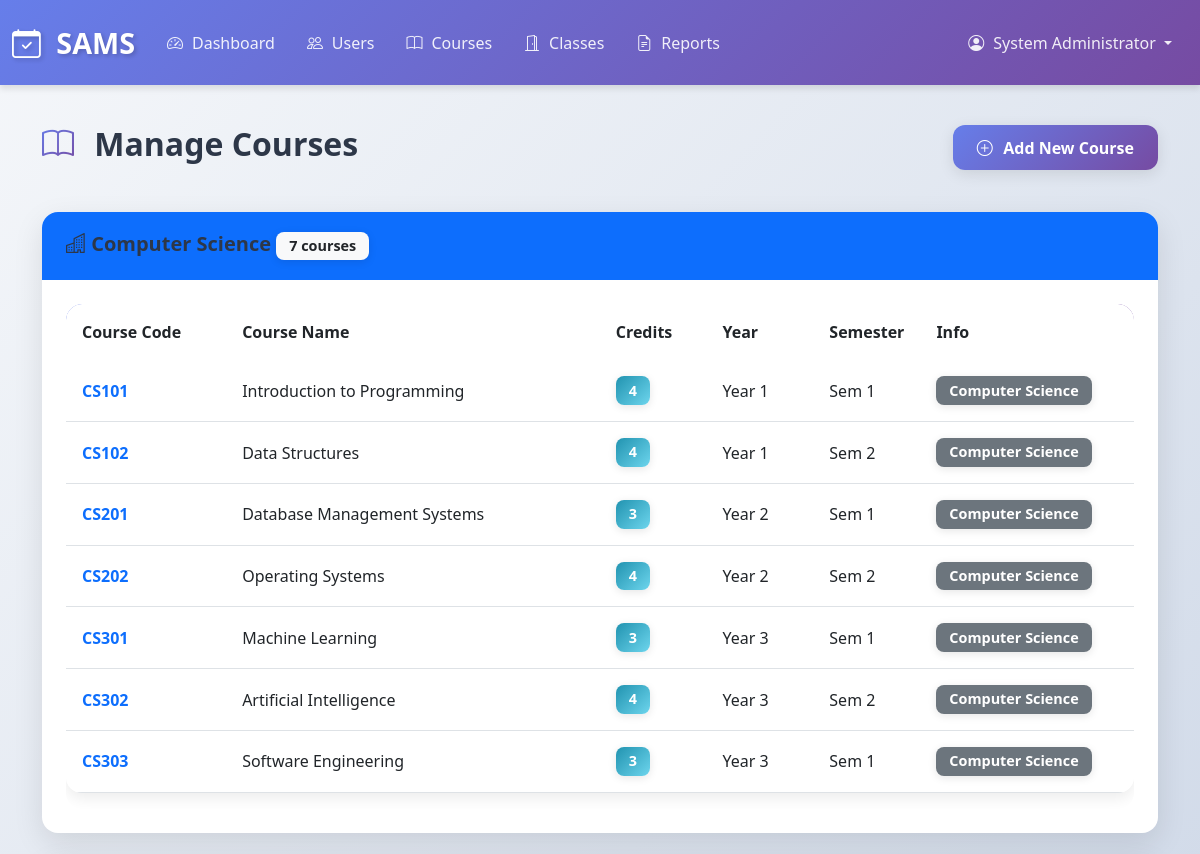
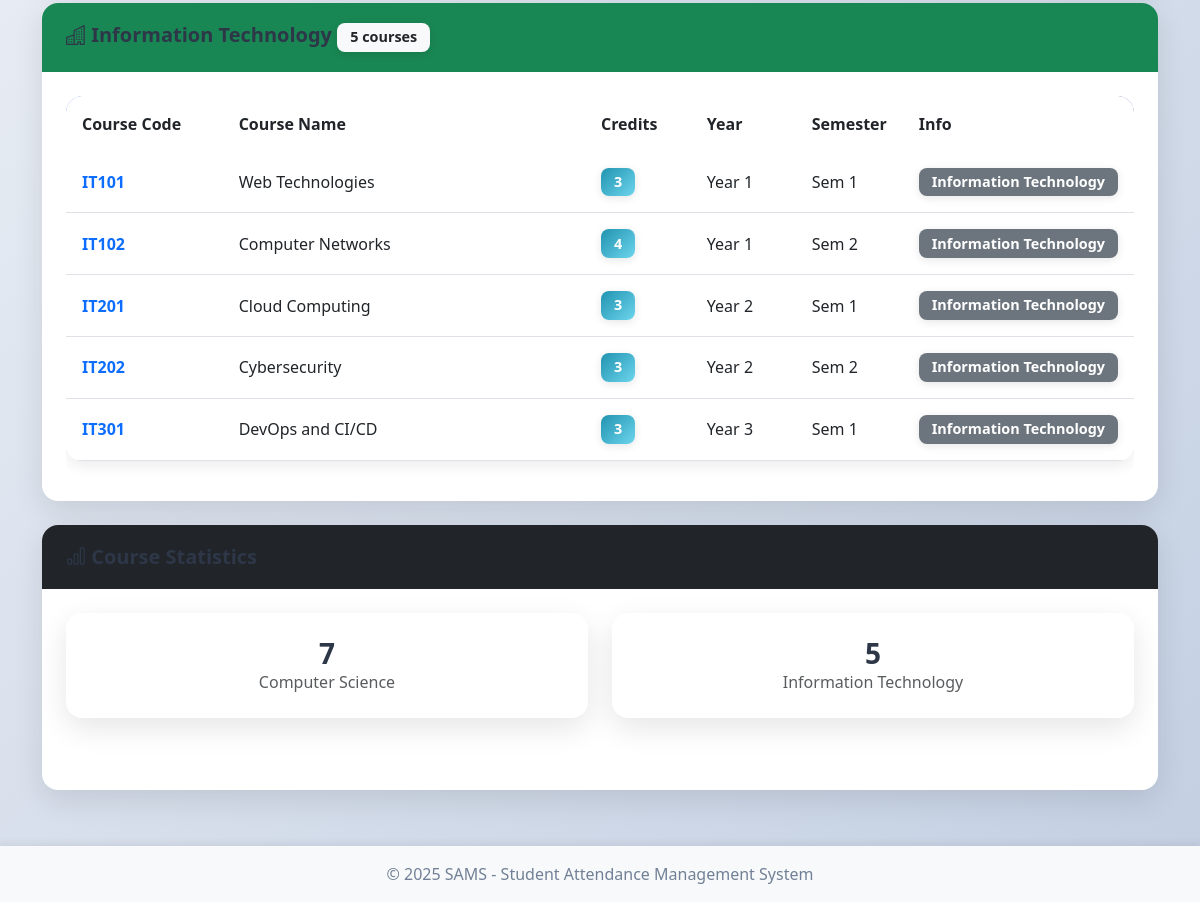
Screenshot of /admin/courses (signed in) with the database file from the repository (2 pictures, top to bottom).
### app.py (models this page shows)
class User(db.Model):
    __tablename__ = 'users'
    id = db.Column(db.Integer, primary_key=True)
    username = db.Column(db.String(80), unique=True, nullable=False)
    email = db.Column(db.String(120), unique=True, nullable=False)
    password_hash = db.Column(db.String(200), nullable=False)
    role = db.Column(db.String(20), nullable=False)
    full_name = db.Column(db.String(100), nullable=False)
    created_at = db.Column(db.DateTime, default=datetime.utcnow)
    is_active = db.Column(db.Boolean, default=True)

class Course(db.Model):
    __tablename__ = 'courses'
    id = db.Column(db.Integer, primary_key=True)
    course_code = db.Column(db.String(20), unique=True, nullable=False)
    course_name = db.Column(db.String(100), nullable=False)
    department = db.Column(db.String(100))
    credits = db.Column(db.Integer)
    year = db.Column(db.Integer)
    semester = db.Column(db.Integer)

### app.py (the view)
@app.route('/admin/courses')
@role_required('admin')
def admin_courses():
    courses_by_dept = {}
    courses = Course.query.all()
    for course in courses:
        if course.department not in courses_by_dept:
            courses_by_dept[course.department] = []
        courses_by_dept[course.department].append(course)
    return render_template('admin/courses.html', courses_by_dept=courses_by_dept)

### app.py (called while the page is built)
@app.before_request
def check_session_timeout():
    if 'user_id' in session:
        session.permanent = True
        last_activity = session.get('last_activity')
        if last_activity:
            last_activity_time = datetime.fromisoformat(last_activity)
            if datetime.now() - last_activity_time > timedelta(minutes=30):
                session.clear()
                flash('Your session has expired. Please log in again.', 'warning')
                return redirect(url_for('login'))
        session['last_activity'] = datetime.now().isoformat()

def role_required(*roles):
    def decorator(f):
        @wraps(f)
        def decorated_function(*args, **kwargs):
            if 'user_id' not in session:
                flash('Please log in to access this page.', 'warning')
                return redirect(url_for('login'))
            user = User.query.get(session['user_id'])
            if not user:
                session.clear()
                flash('Your session is invalid. Please log in again.', 'warning')
                return redirect(url_for('login'))
            if user.role not in roles:
                flash('You do not have permission to access this page.', 'danger')
                return redirect(url_for('dashboard'))
            return f(*args, **kwargs)
        return decorated_function
    return decorator

### templates/admin/courses.html (shortened to what this page needs)
{% extends "base.html" %}
{% block content %}
<div class="row mb-4">
    <div class="col-md-6">
        <h2><i class="bi bi-book"></i> Manage Courses</h2>
    </div>
    <div class="col-md-6 text-end">
        <a href="{{ url_for('admin_add_course') }}" class="btn btn-primary">
            <i class="bi bi-plus-circle"></i> Add New Course
        </a>
    </div>
</div>
{% for department, courses in courses_by_dept.items() %}
<div class="card mb-4">
    <div class="card-header {% if department == 'Computer Science' %}bg-primary{% else %}bg-success{% endif %} text-white">
        <h5 class="mb-0">
            <i class="bi bi-buildings"></i> {{ department }}
            <span class="badge bg-light text-dark">{{ courses|length }} courses</span>
        </h5>
    </div>
    <div class="card-body">
        <div class="table-responsive">
            <table class="table table-hover">
                <thead>
                    <tr>
                        <th width="15%">Course Code</th>
                        <th width="35%">Course Name</th>
                        <th width="10%">Credits</th>
                        <th width="10%">Year</th>
                        <th width="10%">Semester</th>
                        <th width="20%">Info</th>
                    </tr>
                </thead>
                <tbody>
                    {% for course in courses %}
                    <tr>
                        <td><strong class="text-primary">{{ course.course_code }}</strong></td>
                        <td>{{ course.course_name }}</td>
                        <td><span class="badge bg-info">{{ course.credits }}</span></td>
                        <td>Year {{ course.year }}</td>
                        <td>Sem {{ course.semester }}</td>
                        <td>
                            <span class="badge bg-secondary">{{ department }}</span>
                        </td>
                    </tr>
                    {% endfor %}
                </tbody>
            </table>
        </div>
    </div>
</div>
{% endfor %}
<div class="card">
    <div class="card-header bg-dark text-white">
        <h5 class="mb-0"><i class="bi bi-bar-chart"></i> Course Statistics</h5>
    </div>
    <div class="card-body">
        <div class="row text-center">
            {% for department, courses in courses_by_dept.items() %}
            <div class="col-md-6 mb-3">
                <div class="card">
                    <div class="card-body">
                        <h3 class="mb-0">{{ courses|length }}</h3>
                        <p class="text-muted mb-0">{{ department }}</p>
                    </div>
                </div>
            </div>
            {% endfor %}
        </div>
    </div>
</div>
{% endblock %}

### templates/base.html (shortened to what this page needs)
<!DOCTYPE html>
<html lang="en">
<head>
    <link href="https://cdn.jsdelivr.net/npm/bootstrap@5.3.0/dist/css/bootstrap.min.css" rel="stylesheet">
    <link rel="stylesheet" href="https://cdn.jsdelivr.net/npm/bootstrap-icons@1.10.0/font/bootstrap-icons.css">
    <link rel="stylesheet" href="{{ url_for('static', filename='css/style.css') }}">
</head>
<body>
    {% if session.user_id %}
    <nav class="navbar navbar-expand-lg navbar-dark bg-primary">
        <div class="container-fluid">
            <a class="navbar-brand" href="{{ url_for('dashboard') }}">
                <i class="bi bi-calendar-check"></i> SAMS
            </a>
            <div class="collapse navbar-collapse" id="navbarNav">
                <ul class="navbar-nav me-auto">
                    {% if session.role == 'admin' %}
                    <li class="nav-item">
                        <a class="nav-link" href="{{ url_for('admin_dashboard') }}">
                            <i class="bi bi-speedometer2"></i> Dashboard
                        </a>
                    </li>
                    <li class="nav-item">
                        <a class="nav-link" href="{{ url_for('admin_users') }}">
                            <i class="bi bi-people"></i> Users
                        </a>
                    </li>
                    <li class="nav-item">
                        <a class="nav-link" href="{{ url_for('admin_courses') }}">
                            <i class="bi bi-book"></i> Courses
                        </a>
                    </li>
                    <li class="nav-item">
                        <a class="nav-link" href="{{ url_for('admin_classes') }}">
                            <i class="bi bi-door-open"></i> Classes
                        </a>
                    </li>
                    <li class="nav-item">
                        <a class="nav-link" href="{{ url_for('admin_reports') }}">
                            <i class="bi bi-file-earmark-text"></i> Reports
                        </a>
                    </li>
                    {% endif %}
                </ul>
                <ul class="navbar-nav">
                    <li class="nav-item dropdown">
                        <a class="nav-link dropdown-toggle" href="#" id="navbarDropdown" role="button" data-bs-toggle="dropdown">
                            <i class="bi bi-person-circle"></i> {{ session.full_name }}
                        </a>
                    </li>
                </ul>
            </div>
        </div>
    </nav>
    {% endif %}
    <main class="container my-4">
        {% block content %}{% endblock %}
    </main>
    <footer class="footer mt-auto py-3 bg-light">
        <div class="container text-center">
            <span class="text-muted">© 2025 SAMS - Student Attendance Management System</span>
        </div>
    </footer>
</body>
</html>

### static/css/style.css (style rules this page uses)
:root { --primary-gradient: linear-gradient(135deg, #667eea 0%, #764ba2 100%); --success-gradient: linear-gradient(135deg, #11998e 0%, #38ef7d 100%); --info-gradient: linear-gradient(135deg, #2193b0 0%, #6dd5ed 100%); --warning-gradient: linear-gradient(135deg, #f093fb 0%, #f5576c 100%); --danger-gradient: linear-gradient(135deg, #fa709a 0%, #fee140 100%); --dark-gradient: linear-gradient(135deg, #434343 0%, #000000 100%); }
* { margin: 0; padding: 0; box-sizing: border-box; }
body { background: linear-gradient(135deg, #f5f7fa 0%, #c3cfe2 100%); min-height: 100vh; display: flex; flex-direction: column; font-family: 'Segoe UI', Tahoma, Geneva, Verdana, sans-serif; color: #2d3748; }
main { flex: 1; }
.navbar { background: var(--primary-gradient) !important; box-shadow: 0 4px 6px rgba(0,0,0,0.1); padding: 1rem 0; }
.navbar-brand { font-weight: 700; font-size: 1.8rem; color: white !important; text-shadow: 2px 2px 4px rgba(0,0,0,0.2); transition: transform 0.3s ease; }
.navbar-brand i { margin-right: 0.5rem; animation: pulse 2s infinite; }
.nav-link { color: rgba(255,255,255,0.9) !important; font-weight: 500; transition: all 0.3s ease; padding: 0.5rem 1rem !important; border-radius: 0.5rem; }
.nav-link i { margin-right: 0.3rem; }
.card { border: none; border-radius: 1rem; box-shadow: 0 10px 30px rgba(0,0,0,0.1); margin-bottom: 2rem; transition: all 0.3s ease; overflow: hidden; }
.card-header { font-weight: 600; font-size: 1.1rem; border-bottom: none; padding: 1.25rem 1.5rem; }
.card-body { padding: 1.5rem; }
.btn { border-radius: 0.75rem; padding: 0.65rem 1.5rem; font-weight: 600; transition: all 0.3s ease; border: none; box-shadow: 0 4px 15px rgba(0,0,0,0.1); }
.btn-primary { background: var(--primary-gradient); }
.btn i { margin-right: 0.4rem; }
.table { background-color: white; border-radius: 1rem; overflow: hidden; box-shadow: 0 5px 15px rgba(0,0,0,0.08); }
.table thead { background: var(--primary-gradient); color: white; }
.table thead th { border: none; padding: 1rem; font-weight: 600; }
.table tbody tr { transition: all 0.3s ease; }
.table tbody td { vertical-align: middle; padding: 1rem; }
.table-responsive { border-radius: 1rem; overflow-x: auto; }
.badge { font-size: 0.9rem; padding: 0.5em 0.9em; border-radius: 0.5rem; font-weight: 600; box-shadow: 0 2px 8px rgba(0,0,0,0.1); }
.badge.bg-info { background: linear-gradient(135deg, #2193b0 0%, #6dd5ed 100%) !important; }
.footer { background: white; padding: 2rem 0; margin-top: 3rem; box-shadow: 0 -4px 6px rgba(0,0,0,0.05); }
.footer .text-muted { color: #718096 !important; font-weight: 500; }
h1, h2, h3, h4, h5, h6 { color: #2d3748; font-weight: 700; margin-bottom: 1.5rem; }
h2 { font-size: 2rem; }
h2 i { margin-right: 0.75rem; background: var(--primary-gradient); -webkit-background-clip: text; -webkit-text-fill-color: transparent; background-clip: text; }

### rows the page displays
User: full_name "System Administrator"
Course: department "Computer Science", courses "7", course_code "CS101", course_name "Introduction to Programming", credits "4", year "1", semester "1"
Course: course_code "CS102", course_name "Data Structures", credits "4", year "1", semester "2"
Course: course_code "CS201", course_name "Database Management Systems", credits "3", year "2", semester "1"
Course: course_code "CS202", course_name "Operating Systems", credits "4", year "2", semester "2"
Course: course_code "CS301", course_name "Machine Learning", credits "3", year "3", semester "1"
Course: course_code "CS302", course_name "Artificial Intelligence", credits "4", year "3", semester "2"
Course: course_code "CS303", course_name "Software Engineering", credits "3", year "3", semester "1"
Course: department "Information Technology", courses "5", course_code "IT101", course_name "Web Technologies", credits "3", year "1", semester "1"
Course: course_code "IT102", course_name "Computer Networks", credits "4", year "1", semester "2"
Course: course_code "IT201", course_name "Cloud Computing", credits "3", year "2", semester "1"
Course: course_code "IT202", course_name "Cybersecurity", credits "3", year "2", semester "2"
Course: course_code "IT301", course_name "DevOps and CI/CD", credits "3", year "3", semester "1"
